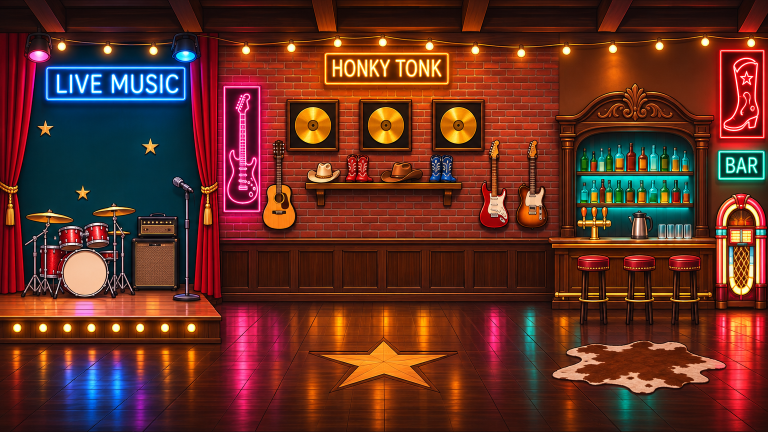
#> input picture art/broadway-src/bg_v1.png, 1536 x 864 px, found by its file name (shown at 1/2 size)
$ python bg_layers_bw.py
#> lines starting #> are read from the running program, lines starting #| are printed output that depends on the picture; after the words box and inside, x2 and y2 are one past the last pixel; in counts of white or black regions, pixels touching at a corner belong together
"""Broadway on Nashville: the honky-tonk bar behind the board (tools/broadway/gen_bg_bar.py), cut into the layers
frontend/bgscene.js keeps alive.

From two drawings of the same room - every light on (art/broadway-src/bg_v1.png) and the same picture with every light
switched off (bg_unlit_v1.png, an image-model edit that kept everything else in place) - the difference is exactly the
light. The lit room is the painting (assets/bonus_wall.webp, 3840 x 2160). Cut from the pair:
  off_<k>.webp    one "off" patch per neon sign (the unlit pixels of the sign and its near glow, feathered): the page
                  shows it for a moment to make that sign flicker or die
  bulbs_<g>.webp  the string of party bulbs under the ceiling, in three chase groups
  foot_<g>.webp   the stage's footlights, in three chase groups
  juke.webp       the jukebox's lit tubes, cut out LIT, so the page can run them through the colours
and written with them (assets/bg/scene.json "props", fractions of the picture): where the pieces the page draws live
go - the ceiling fans, the two stage lights and their beams, the dust in them, the glints on the bottles, the steam
off the coffee pot (PROPS below, read off grids of the painting) and the gold records (found by their colour).
  Xtreme: assets/bonus_wall_xtreme.webp (the rooftop, 4K) - its fireworks are drawn live by bgscene.js.
  Phones: assets/mobile/bg_portrait(_xtreme).webp and bg_landscape(_xtreme).webp (plates only, no layers).
usage: python tools/broadway/bg_layers_bw.py"""
import json, os, sys, time
import cv2
import numpy as np
from PIL import Image
from scipy import ndimage

HERE = os.path.dirname(os.path.abspath(__file__))
sys.path.insert(0, HERE)
import upscale4k

ROOT = os.path.dirname(os.path.dirname(HERE))
SRC = os.path.join(ROOT, "art", "broadway-src")
A = os.path.join(ROOT, "frontend", "assets")
BG = os.path.join(A, "bg")
W4, H4 = 3840, 2160
# ---- the painting's px (1536 x 864), read off grids of art/broadway-src/bg4/bar_pick.png
SIGNS = {                                 # each neon sign's box (x0, y0, x1, y1), with a little room round it
    "live_music": (80, 120, 384, 212),
    "guitar": (434, 160, 534, 436),
    "honky_tonk": (636, 92, 892, 180),
    "boot": (1426, 86, 1536, 292),
    "bar": (1426, 294, 1536, 372),
}
GLOW = 20                                 # px of near glow kept round a sign's tubes
BULB_BAND = (66, 118, 0, 1536)            # rows y0..y1, columns x0..x1 the string of party bulbs hangs in
FOOT_BAND = (636, 676, 0, 430)            # and the stage's footlights
JUKE = (1426, 380, 1536, 626)             # the jukebox: light inside this box is its own (colour-cycled)
PROPS = {
    "fans": [[232, 46, 124], [1296, 46, 124]],            # ceiling fans: hub x, y and blade radius
    "beams": [[77, 110, -24, "#FF4FB0"], [370, 110, 22, "#4FB4FF"]],   # stage lights: lens x, y, lean (deg; + swings the far end left), colour
    "beam_len": 520,                                       # how far a beam reaches (px)
    "cone": [70, 190, 310, 390],                           # where the beams cross over the stage (dust drifts there)
    "glints": [1162, 286, 222, 124],                       # the two shelves of bottles
    "glint_rows": [0.1, 0.66],                             # the bottles' shoulders, as shares of that box's height
    "steam": [1280, 424],                                  # the kettle's lid
}


def up(name, size):
#> called with name = 'bg_v1', size = (3840, 2160)
    p4 = os.path.join(SRC, "4k", name + ".png")
    if not os.path.exists(p4):
        im = Image.open(os.path.join(SRC, name + ".png")).convert("RGBA")
        upscale4k.up4(im, size, model="realesrgan-x4plus-anime").convert("RGB").save(p4)
    return Image.open(p4).convert("RGB")
#> returned value is the input picture: PIL image 1536x864 RGB; mean R, G, B 98.5, 47.1, 35.9
#> call 2 of up, with name = 'bg_unlit_v1', size = (3840, 2160)
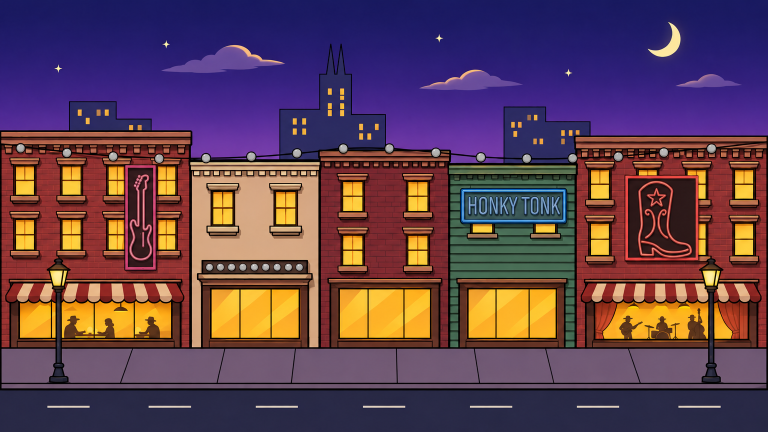
#> input picture art/broadway-src/bg_street_old/bg_unlit_v1.png, 1536 x 864 px, found by its file name (shown at 1/2 size)
#> in up, returned value is the input picture: PIL image 1536x864 RGB; mean R, G, B 95.9, 64.8, 80.6


def save(im, path, **kw):
    """Windows now and then refuses a write in the repo for a moment: try a few times."""
#> called with path = 'frontend/assets/bonus_wall.webp'
    for _ in range(5):
        try:
            im.save(path, "WEBP", **kw)
            return
        except OSError:
            time.sleep(.6)
    im.save(path, "WEBP", **kw)


def main():
    os.makedirs(BG, exist_ok=True)
    for old in os.listdir(BG):
        os.remove(os.path.join(BG, old))
    os.makedirs(os.path.join(SRC, "4k"), exist_ok=True)
    lit4 = up("bg_v1", (W4, H4))
    off4 = up("bg_unlit_v1", (W4, H4))
    save(lit4, os.path.join(A, "bonus_wall.webp"), quality=90, method=6)
    # the light: where the two drawings differ (measured at 1536 px, after checking the unlit one has not moved)
    a = np.asarray(Image.open(os.path.join(SRC, "bg_v1.png")).convert("RGB")).astype(np.float32)
    b = np.asarray(Image.open(os.path.join(SRC, "bg_unlit_v1.png")).convert("RGB").resize((a.shape[1], a.shape[0]))).astype(np.float32)
    H, W = a.shape[:2]
#> H = 864; W = 1536
    ea = cv2.Canny(a.mean(-1).astype(np.uint8), 40, 120).astype(np.float32)   # (their lighting differs: line art is compared)
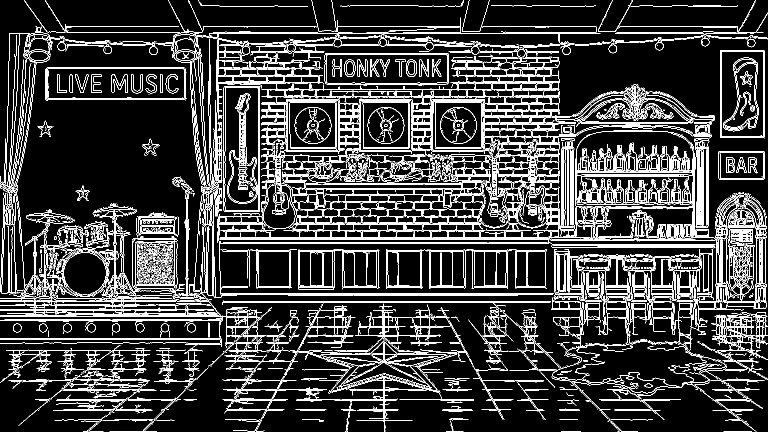
#> ea: shape (864, 1536) float32 (shown at 1/2 size); 14% white in thin lines or dots
    eb = cv2.Canny(b.mean(-1).astype(np.uint8), 40, 120).astype(np.float32)
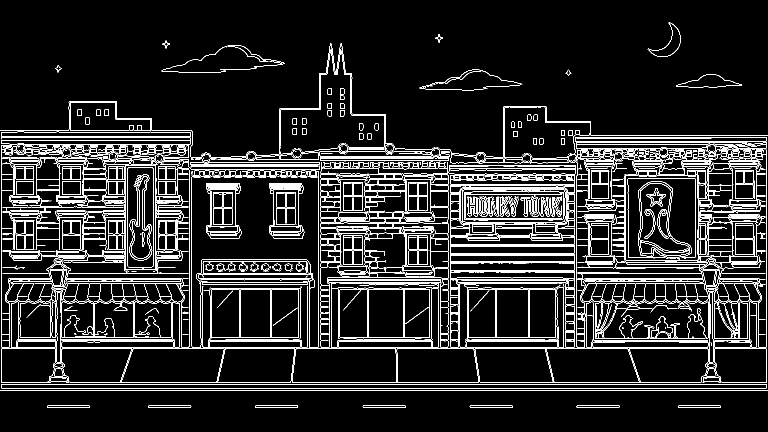
#> eb: shape (864, 1536) float32 (shown at 1/2 size); 9.1% white in thin lines or dots, all inside (x1, y1, x2, y2) = (0, 44, 1536, 816)
    warp = np.eye(2, 3, dtype=np.float32)
    try:
        _, warp = cv2.findTransformECC(cv2.GaussianBlur(ea, (0, 0), 2), cv2.GaussianBlur(eb, (0, 0), 2), warp, cv2.MOTION_TRANSLATION,
                                       (cv2.TERM_CRITERIA_EPS | cv2.TERM_CRITERIA_COUNT, 100, 1e-5), None, 5)
#> warp = [[1, 0, 8.72], [0, 1, 4.03]]
    except cv2.error:
        pass
    print("unlit drawing offset", np.round(warp[:, 2], 2))
#| unlit drawing offset [8.72 4.03]
    if abs(warp[0, 2]) > 6 or abs(warp[1, 2]) > 6:
#> (the run stopped early here; a loop or call above may not have finished)
